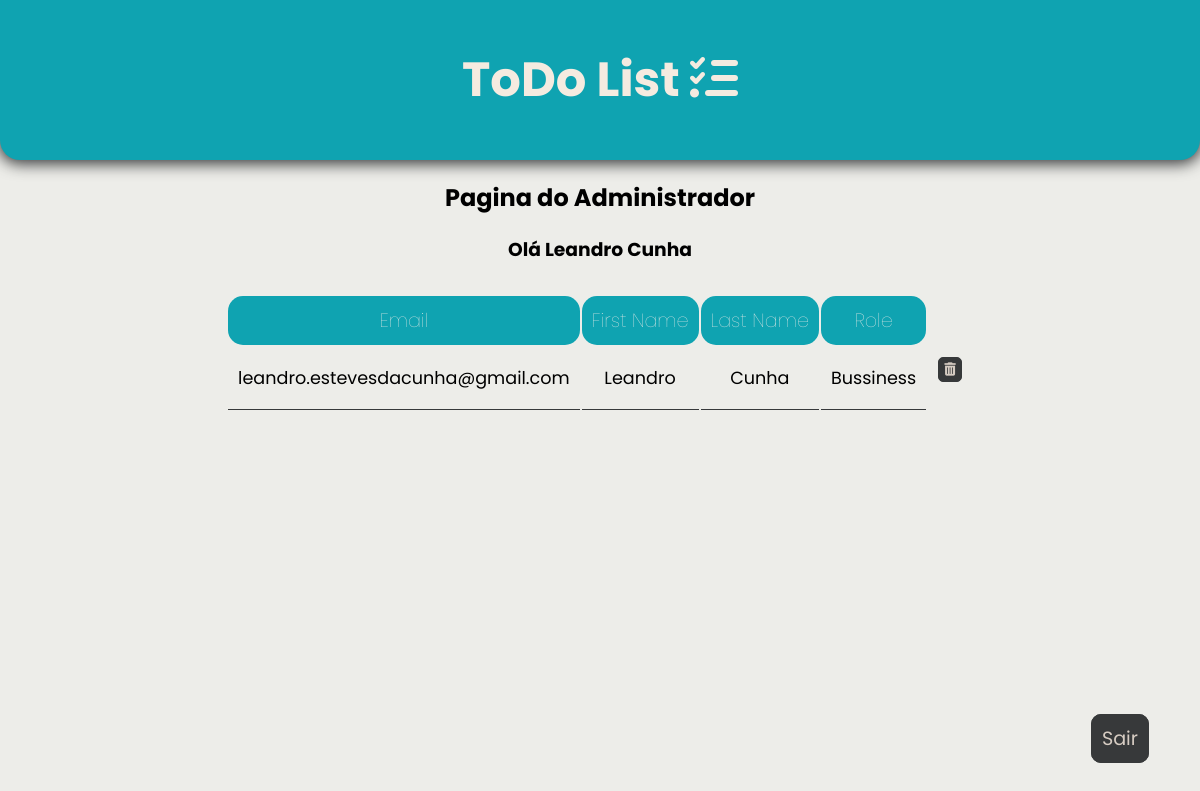
/ (signed in), run on an earlier commit of the app's database.
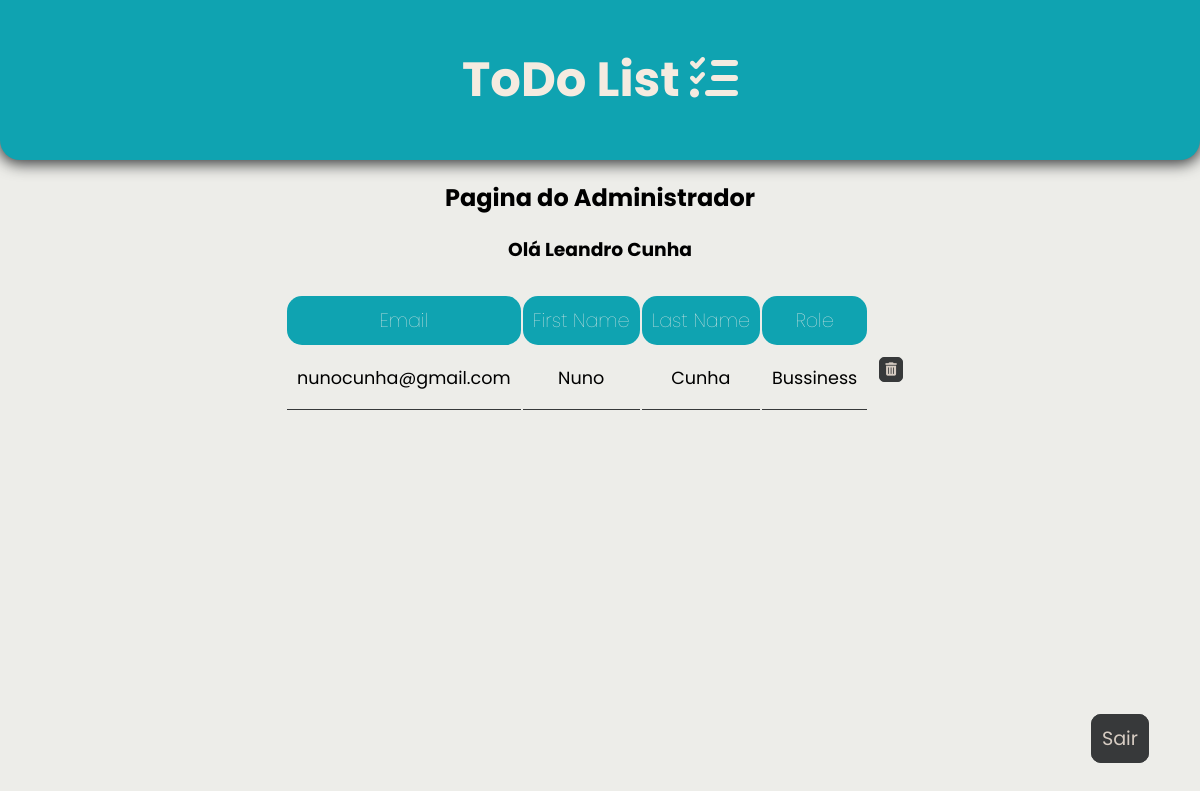
And on a later commit of the database.
### tables this page shows
CREATE TABLE user 
    ('id' INTEGER NOT NULL PRIMARY KEY AUTOINCREMENT,
    'first_name' TEXT,
    'last_name' TEXT,
    'email' TEXT UNIQUE NOT NULL,
    'salt' TEXT NOT NULL,
    'password_hash' TEXT NOT NULL,
    'role' TEXT NOT NULL);

### app.py (the view)
@app.route("/",  methods=['GET', 'POST'])
def principal():
    if 'name' in session:
        fullName = session['name'][0]
        mail=session['name'][1]
        new_User=request.args.get('new_User')
        todo = gettodobyuserId(getId(mail))
        if new_User == "True":
            return render_template('main.html', user = fullName, new_User = True)
        elif isAdmin(mail) == True:
            data = getRegister()
            return render_template('main.html', user = fullName, data = data)
        else:
            return render_template('main.html', user = fullName , todo = todo)
    else:
        return redirect(url_for('login'))

### app.py (called while the page is built)
def getRegister():
    dbase = sql.connect("db_todoApp.db")
    dbase.row_factory=sql.Row
    cursor = dbase.cursor()
    cursor.execute("SELECT * FROM user WHERE role='Bussiness'")
    dado=cursor.fetchall()
    return dado

def isAdmin(mail):
    dbase = sql.connect("db_todoApp.db")
    cursor = dbase.cursor()
    cursor.execute("SELECT role FROM user WHERE email=?",(mail,))
    dado=cursor.fetchone()
    if "Admin" in dado:
        return True
    else:
        return False

def getId(mail):
    dbase = sql.connect("db_todoApp.db")
    cursor = dbase.cursor()
    cursor.execute("SELECT id FROM user WHERE email=?",(mail,))
    dado=cursor.fetchone()
    return dado[0]

def gettodobyuserId(id):
    dbase = sql.connect("db_todoApp.db")
    dbase.row_factory=sql.Row
    cursor = dbase.cursor()
    cursor.execute("SELECT * FROM todo WHERE user_Id=?",(id,))
    dado=cursor.fetchall()
    return dado

@app.before_request
def session_timetout():
    app.permanent_session_lifetime = timedelta(minutes=100)

### templates/main.html (shortened to what this page needs)
<html>
  <head>
    <link rel="stylesheet" href="../static/styles/style.css" />
    <link
      rel="stylesheet"
      href="https://cdnjs.cloudflare.com/ajax/libs/font-awesome/6.1.1/css/all.min.css"
    />
  </head>
  <body {%if new_User%} onload="showAlert()" {% endif %}>
    <div class="container">
      <header>
        <h1 class="titles">ToDo List <i class="fa-solid fa-list-check"></i></h1>
      </header>
      {%if data%}
      <h2>Pagina do Administrador</h2>
      <h3>Olá {{user}}</h3>
      <div>
        <table id="tarefas" class="tabela-tarefas">
          <thead>
            <tr>
              <th style="cursor: pointer" onclick="sortTable(0)">Email</th>
              <th style="cursor: pointer" onclick="sortTable(1)">First Name</th>
              <th style="cursor: pointer" onclick="sortTable(2)">Last Name</th>
              <th style="cursor: pointer" onclick="sortTable(3)">Role</th>
            </tr>
          </thead>
          <tbody>
            {% for item in data %}
            <tr>
              <td class="espacamento">{{ item.email }}</td>
              <td class="espacamento">{{ item.first_name }}</td>
              <td class="espacamento">{{ item.last_name }}</td>
              <td class="espacamento">{{ item.role }}</td>
              <td class="button-spacing-2" id="fixed-width">
                <form
                  method="GET"
                  action='{{url_for("deleteUser",id=item.id)}}'
                >
                  <button
                    style="cursor: pointer"
                    class="button2, button-delete"
                    onclick='return confirm("Tem a certeza que deseja remover?")'
                  >
                    <i class="fa-solid fa-trash-can"></i>
                  </button>
                </form>
              </td>
            </tr>
            {% endfor %}
          </tbody>
        </table>
      </div>
      {% endif %}
      <div class="log-out">
        <p>
          <a href="https://127.0.0.1:5000/login">Sair</a>
        </p>
      </div>
    </div>
  </body>
</html>

### static/styles/style.css (style rules this page uses)
body { background-color: #EDEDE9; margin: 0; padding: 0; font-family: 'Poppins', sans-serif; }
.container { width: 100%; height: 100%; text-align: center; }
header { background-color:#0FA3B1 ; padding: 1%; border-end-start-radius: 20px; border-end-end-radius: 20px; box-shadow: #37393A 0px 2px 15px 2px; }
.titles { font-size: 48px; color:#F5EBE0 ; }
.registo ,a:link { text-decoration: none; color: #0FA3B1; font-size: 1.2em; }
.log-out { text-align: right; margin: 1px; position: fixed; bottom: 30px; right: 50px; }
.log-out a { color: #D6CCC2; border: 1px solid #37393A; padding: 10px; border-radius: 10px; background-color: #37393A; transition: 0.5s; }
.tabela-tarefas { margin-left: auto; margin-right: auto; margin-top: 30px; table-layout: auto; }
.tabela-tarefas th { background-color: #0FA3B1; color: #EDEDE9; font-size: 1.2em; font-weight: 100; padding: 10px; border-radius: 15px; }
.tabela-tarefas td { text-align: center; font-size: 1.1em; }
.espacamento { padding: 10px; border-bottom: 1px solid #37393A; }
.button-spacing-2 { padding: 10px 10px 10px 10px; }
.button-delete { color: #D6CCC2; border: 1px solid #37393A; padding: 5px; border-radius: 5px; background-color: #37393A; transition: 0.4s; }

What changed in the data, as far as the page shows it:
removed user: email "leandro.estevesdacunha@gmail.com", first_name "Leandro", last_name "Cunha", role "Bussiness"
added user: email "nunocunha@gmail.com", first_name "Nuno", last_name "Cunha", role "Bussiness"
